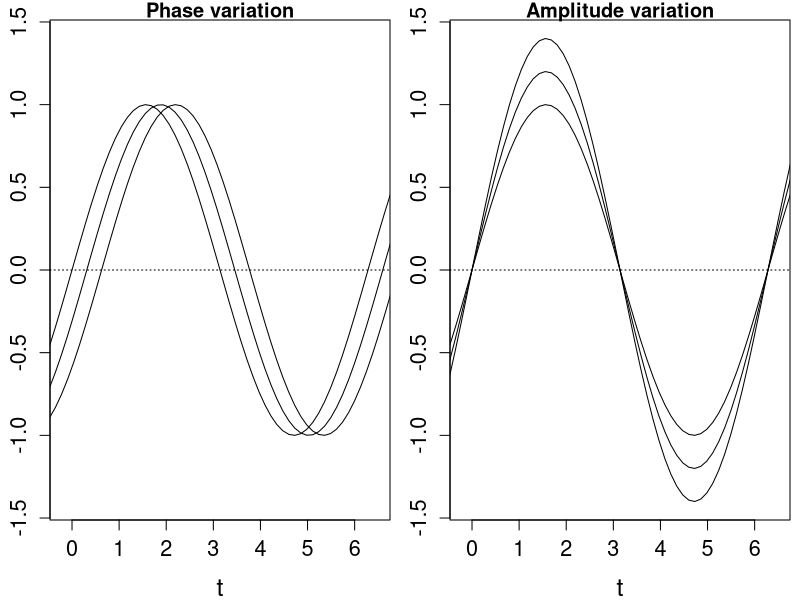

Source code (R):
#the code in this file is used to create figure 5.1
#it is a simple example of phase vs amplitude variation where sine functions are transform appropriately

#set up the argument values over the interval [-pi,3pi]
x <- seq(-pi,3*pi,length.out=100)
#evaluate three sine functions which differ only in amplitude
y1 <- c(sin(x),1.2*sin(x),1.4*sin(x))
#evaluate three sine functions varying only in phase
y2 <- c(sin(x),sin(x-(pi*0.1)),sin(x-(pi*0.2)))

#the remaining code plots each set of 3 functions side by side, to produce figure 5.1
jpeg("simple phase vs amplitude variation.jpeg", units = "in", width = 10, height = 4, res = 400)
par(cex.axis=1.3,cex.lab=1.5,cex.pch=2,mfrow=c(1,2),mar = c(4,2.5,1,0.5))


plot(x,y2[1:100],type="l",ylab="y",ylim=c(min(y1),max(y1)),xlim=c(-0.2,(2*pi+0.2)),main="Phase variation",xlab="t")
lines(x,y2[101:200],type="l")
lines(x,y2[201:300],type="l")
abline(h=0,lty=3)

plot(x,y1[1:100],type="l",ylab="y",ylim=c(min(y1),max(y1)),xlim=c(-0.2,(2*pi+0.2)),main="Amplitude variation",xlab="t")
lines(x,y1[101:200],type="l")
lines(x,y1[201:300],type="l")
abline(h=0,lty=3)
dev.off()

